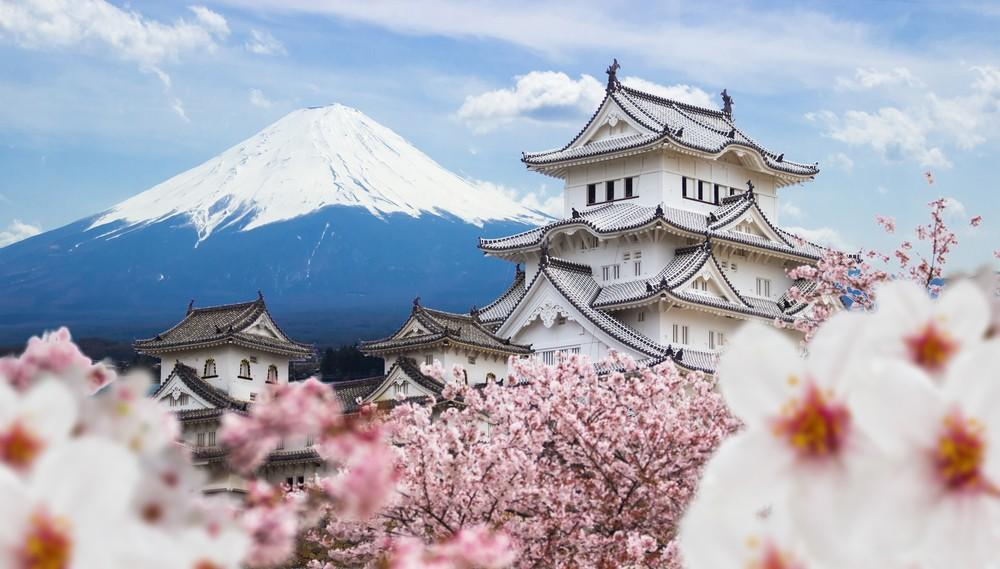
#> input picture Bilder/japan.png, 1000 x 569 px
$ python kantendetektor_algorithmus.py
#> lines starting #> are read from the running program, lines starting #| are printed output that depends on the picture
### bild_einlesen.py
import cv2
import numpy as np
from xlwt import Workbook
import time

def japan():
    japan = cv2.imread("Bilder/japan.png", 0)
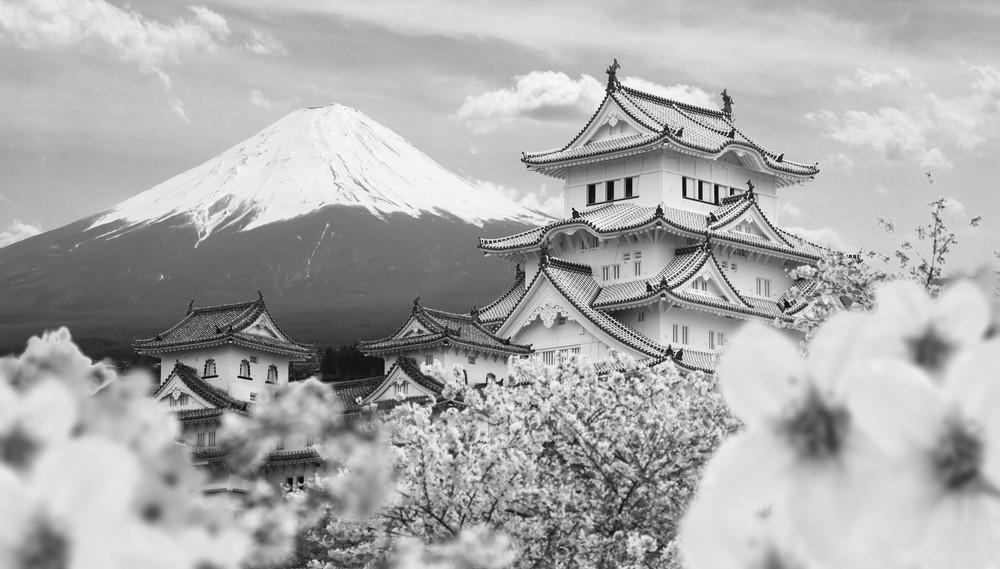
#> japan: shape (569, 1000); min 0, max 255, mean 172.1
    return japan

def rauschen():
    rauschen = cv2.imread("Bilder/rauschen.png", 0)
    return rauschen

# [43 lines left out: functions test_canny, fill_workbook, schwelle, add_dim, not called in this run]

def run(img):
    print(add_dim(img))

### check_neighbours.py
def top(pos, img):
    list = [-1,0,1]
    sum_top = 0
    for a in list:
        sum_top += img[pos[0] - 1][pos[1] + a]

    average_top = sum_top / 3
    return average_top

def bottom(pos, img):
    list = [-1, 0, 1]
    sum_bottom = 0
    for a in list:
        sum_bottom += img[pos[0] + 1][pos[1] + a]

    average_bottom = sum_bottom / 3
    return average_bottom

def left(pos, img):
    list = [-1, 0, 1]
    sum_left = 0
    for a in list:
        sum_left += img[pos[0] + a][pos[1] - 1]

    average_left = sum_left / 3
    return average_left

def right(pos, img):
    list = [-1, 0, 1]
    sum_right = 0
    for a in list:
        sum_right += img[pos[0] + a][pos[1] + 1]

    average_right = sum_right / 3
    return average_right

def diagonal_top_left(pos, img):
    list = [-1, 0]
    sum_diagonal = 0
    for a in list:
        sum_diagonal += img[pos[0] + a][pos[1] - 1]

    sum_diagonal += img[pos[0] - 1][pos[1]]
    average_diagonal = sum_diagonal / 3
    return average_diagonal

def diagonal_top_right(pos, img):
    list = [-1, 0]
    sum_diagonal = 0
    for a in list:
        sum_diagonal += img[pos[0] + a][pos[1] + 1]

    sum_diagonal += img[pos[0] - 1][pos[1]]
    average_diagonal = sum_diagonal / 3
    return average_diagonal

def diagonal_bottom_left(pos, img):
    list = [0, 1]
    sum_diagonal = 0
    for a in list:
        sum_diagonal += img[pos[0] + a][pos[1] - 1]

    sum_diagonal += img[pos[0] + 1][pos[1]]
    average_diagonal = sum_diagonal / 3
    return average_diagonal

def diagonal_bottom_right(pos, img):
    list = [0, 1]
    sum_diagonal = 0
    for a in list:
        sum_diagonal += img[pos[0] + a][pos[1] + 1]

    sum_diagonal += img[pos[0] + 1][pos[1]]
    average_diagonal = sum_diagonal / 3
    return average_diagonal

### kantendetektor_algorithmus.py
from check_neighbours import *
from bild_einlesen import *

def direction(pos, img):

    direction = np.zeros((3, 3))
    direction[0][2] = abs(diagonal_top_right(pos, img) - diagonal_bottom_left(pos, img))
    direction[0][1] = abs(top(pos, img) - bottom(pos, img))
    direction[0][0] = abs(diagonal_top_left(pos, img) - diagonal_bottom_right(pos, img))
    direction[1][0] = abs(left(pos, img) - right(pos, img))
    direction[2][0] = value_raising_diagonal(pos, img)
    direction[2][1] = value_top_bottom(pos, img)
    direction[2][2] = value_falling_diagonal(pos, img)
    direction[1][2] = value_left_right(pos, img)
    return direction

def create_matrix(img):
    global forbidden_directions
    forbidden_directions = []
#> forbidden_directions = []
    x_achse = img.shape[1]
#> x_achse = 1000
    y_achse = img.shape[0]
#> y_achse = 569
    clone = np.zeros((y_achse, x_achse, 2))

    return img, y_achse, clone

# [73 lines left out: functions next_direction_to_move, position_of_next_pixel, set_values_to_clone_matrix, not called in this run]

def check_if_next_pixel_was_already_checked(moving_direction, clone, next_pixel_position):
    if clone[next_pixel_position][1] != 0:
        print('needs to be done, please give me functionality')


x = 0
current_position = (1, 1)
b = create_matrix(japan())  #b[0] = image, b[1] = y-achse, b[2] = clone
#current_position = get_starting_point(b[0], b[1])
start = time.time()
clone = b[2]
all_moving_directions = []
all_positions = []

while (x < 10):
#> (the run stopped early here; a loop or call above may not have finished)
